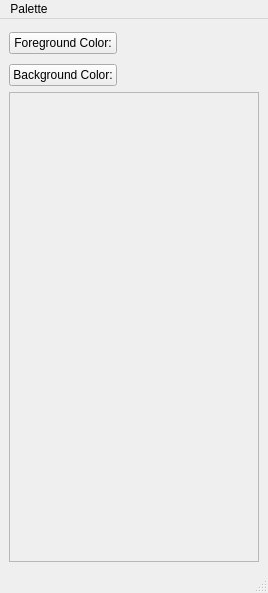
<ui version="4.0" >
 <class>PaletteWindow</class>
 <widget class="QMainWindow" name="PaletteWindow" >
  <property name="geometry" >
   <rect>
    <x>0</x>
    <y>0</y>
    <width>268</width>
    <height>593</height>
   </rect>
  </property>
  <property name="windowTitle" >
   <string>BeePalette</string>
  </property>
  <widget class="QWidget" name="centralwidget" >
   <layout class="QVBoxLayout" >
    <item>
     <layout class="QGridLayout" >
      <item row="0" column="0" >
       <widget class="QPushButton" name="foreground_button" >
        <property name="text" >
         <string>Foreground Color:</string>
        </property>
       </widget>
      </item>
      <item row="1" column="0" >
       <widget class="QPushButton" name="background_button" >
        <property name="text" >
         <string>Background Color:</string>
        </property>
       </widget>
      </item>
      <item row="0" column="1" >
       <widget class="QWidget" native="1" name="FGSwatch" >
        <property name="minimumSize" >
         <size>
          <width>30</width>
          <height>30</height>
         </size>
        </property>
       </widget>
      </item>
      <item row="1" column="1" >
       <widget class="QWidget" native="1" name="BGSwatch" />
      </item>
      <item row="0" column="2" >
       <spacer>
        <property name="orientation" >
         <enum>Qt::Horizontal</enum>
        </property>
        <property name="sizeHint" >
         <size>
          <width>40</width>
          <height>20</height>
         </size>
        </property>
       </spacer>
      </item>
     </layout>
    </item>
    <item>
     <widget class="QFrame" name="swatch_frame" >
      <property name="frameShape" >
       <enum>QFrame::StyledPanel</enum>
      </property>
      <property name="frameShadow" >
       <enum>QFrame::Raised</enum>
      </property>
     </widget>
    </item>
   </layout>
  </widget>
  <widget class="QStatusBar" name="statusbar" />
  <widget class="QMenuBar" name="menubar" >
   <property name="geometry" >
    <rect>
     <x>0</x>
     <y>0</y>
     <width>268</width>
     <height>35</height>
    </rect>
   </property>
   <widget class="QMenu" name="menuPalette" >
    <property name="title" >
     <string>Palette</string>
    </property>
    <addaction name="Palette_save" />
    <addaction name="Palette_load" />
    <addaction name="separator" />
    <addaction name="actionSave_as" />
    <addaction name="actionLoad_from_file" />
   </widget>
   <addaction name="menuPalette" />
  </widget>
  <action name="Palette_save" >
   <property name="text" >
    <string>Save as Default</string>
   </property>
  </action>
  <action name="Palette_load" >
   <property name="text" >
    <string>Load from Defaults</string>
   </property>
  </action>
  <action name="actionSave_as" >
   <property name="text" >
    <string>Save as</string>
   </property>
  </action>
  <action name="actionLoad_from_file" >
   <property name="text" >
    <string>Load from file</string>
   </property>
  </action>
 </widget>
 <resources/>
 <connections/>
</ui>
